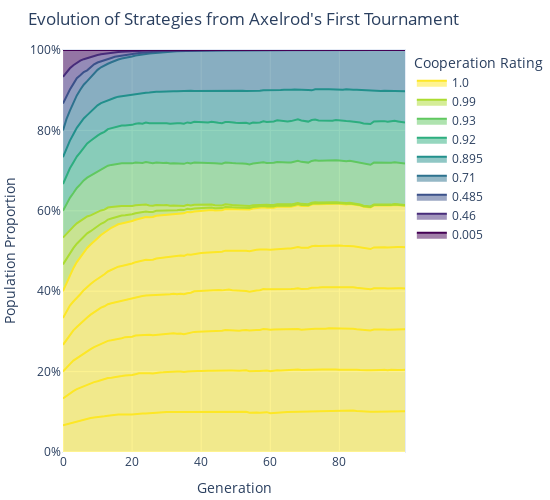

This figure's notebook cell:
### Code cell
# Visualize the results 
fig = px.area(history_long_df, x='Generation',
              y='Population Proportion', 
              line_group='Strategy', color='Cooperation Rating', color_discrete_sequence=viridis_colors_hex,
              labels={'Population Proportion': 'Population Proportion', 'Generation': 'Generation', 'Cooperation Rating': 'Cooperation Rating', 'Strategy': 'Strategy'},
              category_orders= {'Cooperation Rating': sort_order}, 
              #animation_frame='Generation',
              #animation_group='Strategy',
              #  range_y=[0, 100], 
              #  range_x=[0, 100]
)

fig.update_layout(autosize=False, width=550, height=500, margin=dict(l=5, r=10, b=10, t=50, pad=1), showlegend=True, title='Evolution of Strategies from Axelrod\'s First Tournament')
fig.update_yaxes(range=[0, 100], ticksuffix="%")

fig.show()
